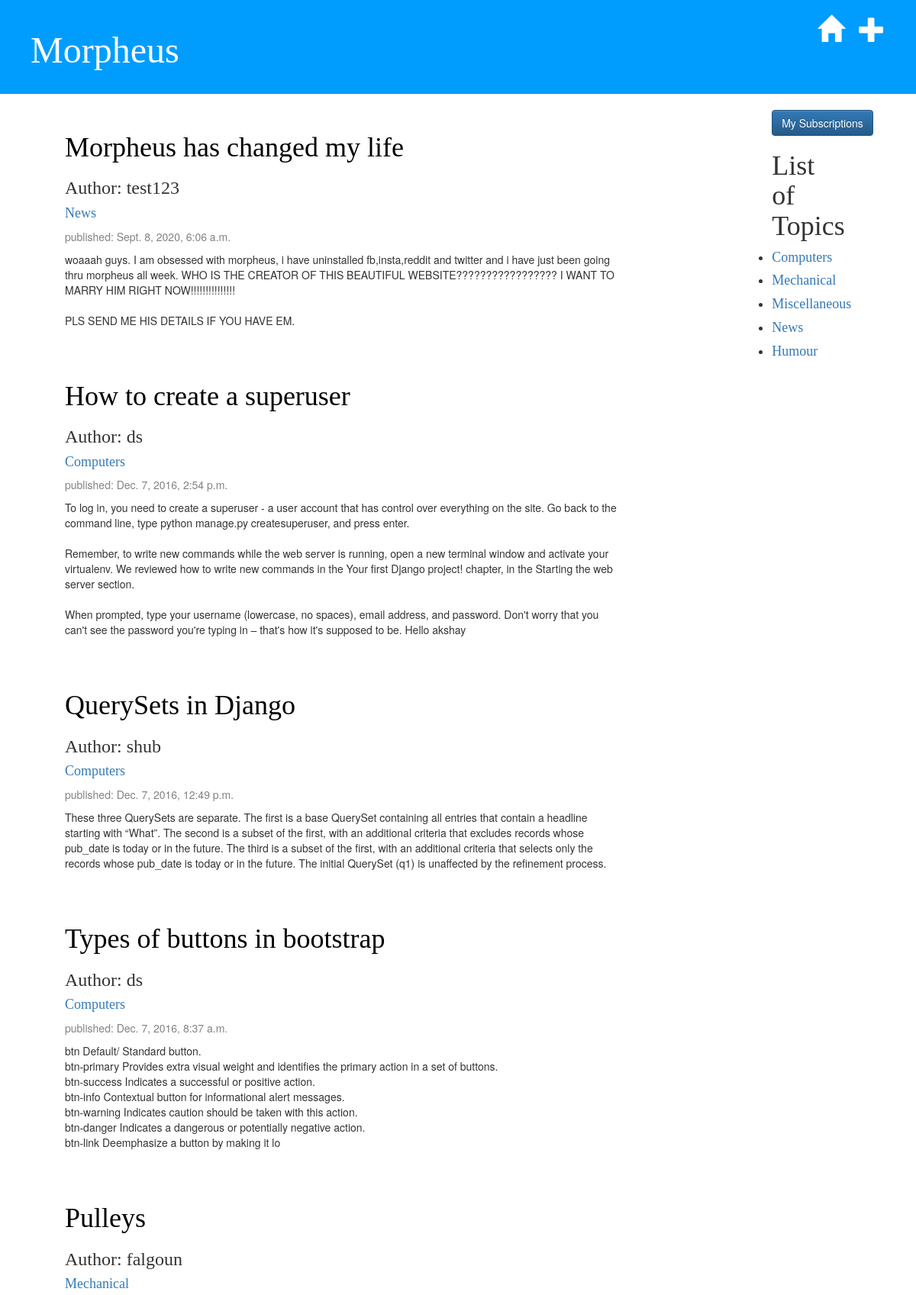
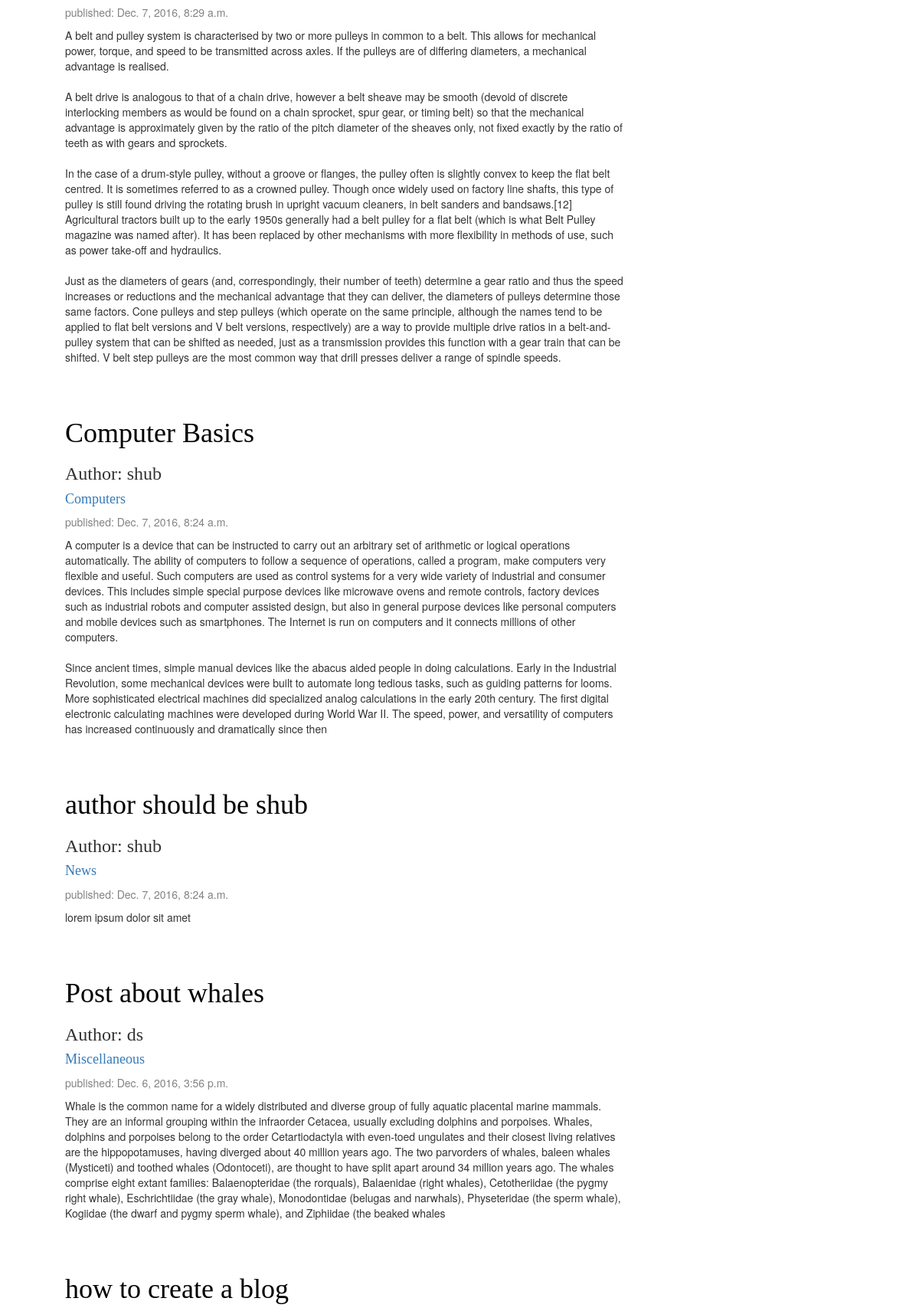
/list/ (signed in, upper part), run on the app's committed database (2 pictures, top to bottom).
### blog/models.py (models this page shows, shortened)
class Topic(models.Model):
    topic_title = models.CharField(max_length = 40, primary_key = True, default='Miscellaneous')
    number_followers = models.IntegerField(default=0)

class Post(models.Model):
    author = models.ForeignKey('auth.User')
    title = models.CharField(max_length=200)
    text = models.TextField()
    created_date = models.DateTimeField(
            default=timezone.now)
    published_date = models.DateTimeField(
            blank=True, null=True)
    post_topic = models.ForeignKey('Topic', on_delete = models.CASCADE)

### blog/views.py (the view)
# urls.py: url(r'^list/$', views.post_list, name='post_list'),
def post_list (request):
    posts = Post.objects.filter(published_date__lte=timezone.now()).order_by('-published_date')
    topics = Topic.objects.all()
    return render(request, 'blog/post_list.html', {'posts': posts, 'topics': topics})

### blog/templates/blog/post_list.html (shortened to what this page needs)
{%extends 'blog/base.html'%}
{% block content %}
<div class="container">
    <ul>
        <div class="pull-right">
            <div class="col-lg-4">
                <div class="row">
                    <a href="{% url 'subscriptions' %}"><button type = "button" class = "btn btn-primary">My Subscriptions</button></a>
                </div>
                <div class="row">
                        <h1>List of Topics</h1>
                        {% for topic in topics %}
                            <li><h4><a href="{% url 'topic' topic_pk=topic.topic_title %}">{{ topic.topic_title }}</a></h4></li>
                        {% endfor %}
                </div>
            </div>
        </div>
    </ul>
    <div class="col-lg-8">
    {% for post in posts %}
        <div class="post">
            <h1><a href="{% url 'post_detail' pk=post.pk %}">{{ post.title }}</a></h1>
            <h3>Author: {{ post.author }}</h3>
            <h4><a href="{% url 'topic' topic_pk=post.post_topic.topic_title %}">{{ post.post_topic.topic_title }}</a></h4>
            <div class="date">
                <p>published: {{ post.published_date }}</p>
            </div>
            <p>{{ post.text|linebreaksbr }}</p>
        </div>
    {% endfor %}
    </div>
</div>
{% endblock %}

### blog/static/css/blog.css (style rules this page uses)
h1, h2, h3, h4 { font-family: 'Georgia', serif; }
.date { color: #828282; }
.post { margin-bottom: 70px; }
.post h1 a, .post h1 a:visited { color: #000000; }

### data on the page
Topic: topic_title "Computers"
Topic: topic_title "Mechanical"
Topic: topic_title "Miscellaneous"
Topic: topic_title "News"
Topic: topic_title "Humour"
Post: title "Morpheus has changed my life", author "test123", post_topic.topic_title "News", published_date "Sept. 8, 2020, 6:06 a.m.", text "woaaah guys. I am obsessed with morpheus, i have uninstalled fb,insta,reddit and twitter and i have just been going thru morpheus all week. WHO IS THE CREATOR OF THIS BEAUTIFUL WEBSITE????????????????? I WANT TO MARRY HIM RIGHT NOW!!!!!!!!!!!!!!! PLS SEND ME HIS DETAILS IF YOU HAVE EM."
Post: title "How to create a superuser", author "ds", post_topic.topic_title "Computers", published_date "Dec. 7, 2016, 2:54 p.m.", text "To log in, you need to create a superuser - a user account that has control over everything on the site. Go back to the command line, type python manage.py createsuperuser, and press enter. Remember, to write new commands while the web server is running, open a new terminal window and activate your virtualenv. We reviewed how to write new commands in the Your first Django project! chapter, in the Starting the web server section. When prompted, type your username (lowercase, no spaces), email address, and password. Don't worry that you can't see the password you're typing in – that's how it's supposed to be. Hello akshay"
Post: title "QuerySets in Django", author "shub", post_topic.topic_title "Computers", published_date "Dec. 7, 2016, 12:49 p.m.", text "These three QuerySets are separate. The first is a base QuerySet containing all entries that contain a headline starting with “What”. The second is a subset of the first, with an additional criteria that excludes records whose pub_date is today or in the future. The third is a subset of the first, with an additional criteria that selects only the records whose pub_date is today or in the future. The initial QuerySet (q1) is unaffected by the refinement process."
Post: title "Types of buttons in bootstrap", author "ds", post_topic.topic_title "Computers", published_date "Dec. 7, 2016, 8:37 a.m.", text "btn Default/ Standard button. btn-primary Provides extra visual weight and identifies the primary action in a set of buttons. btn-success Indicates a successful or positive action. btn-info Contextual button for informational alert messages. btn-warning Indicates caution should be taken with this action. btn-danger Indicates a dangerous or potentially negative action. btn-link Deemphasize a button by making it lo"
Post: title "Pulleys", author "falgoun", post_topic.topic_title "Mechanical", published_date "Dec. 7, 2016, 8:29 a.m.", text "A belt and pulley system is characterised by two or more pulleys in common to a belt. This allows for mechanical power, torque, and speed to be transmitted across axles. If the pulleys are of differing diameters, a mechanical advantage is realised. A belt drive is analogous to that of a chain drive, however a belt sheave may be smooth (devoid of discrete interlocking members as would be found on a chain sprocket, spur gear, or timing belt) so that the mechanical advantage is approximately given by the ratio of the pitch diameter of the sheaves only, not fixed exactly by the ratio of teeth as with gears and sprockets. In the case of a drum-style pulley, without a groove or flanges, the…"
Post: title "Computer Basics", author "shub", post_topic.topic_title "Computers", published_date "Dec. 7, 2016, 8:24 a.m.", text "A computer is a device that can be instructed to carry out an arbitrary set of arithmetic or logical operations automatically. The ability of computers to follow a sequence of operations, called a program, make computers very flexible and useful. Such computers are used as control systems for a very wide variety of industrial and consumer devices. This includes simple special purpose devices like microwave ovens and remote controls, factory devices such as industrial robots and computer assisted design, but also in general purpose devices like personal computers and mobile devices such as smartphones. The Internet is run on computers and it connects millions of other computers. Since…"
Post: title "author should be shub", author "shub", post_topic.topic_title "News", published_date "Dec. 7, 2016, 8:24 a.m.", text "lorem ipsum dolor sit amet"
Post: title "Post about whales", author "ds", post_topic.topic_title "Miscellaneous", published_date "Dec. 6, 2016, 3:56 p.m.", text "Whale is the common name for a widely distributed and diverse group of fully aquatic placental marine mammals. They are an informal grouping within the infraorder Cetacea, usually excluding dolphins and porpoises. Whales, dolphins and porpoises belong to the order Cetartiodactyla with even-toed ungulates and their closest living relatives are the hippopotamuses, having diverged about 40 million years ago. The two parvorders of whales, baleen whales (Mysticeti) and toothed whales (Odontoceti), are thought to have split apart around 34 million years ago. The whales comprise eight extant families: Balaenopteridae (the rorquals), Balaenidae (right whales), Cetotheriidae (the pygmy right whale),…"
Post: title "how to create a blog"
